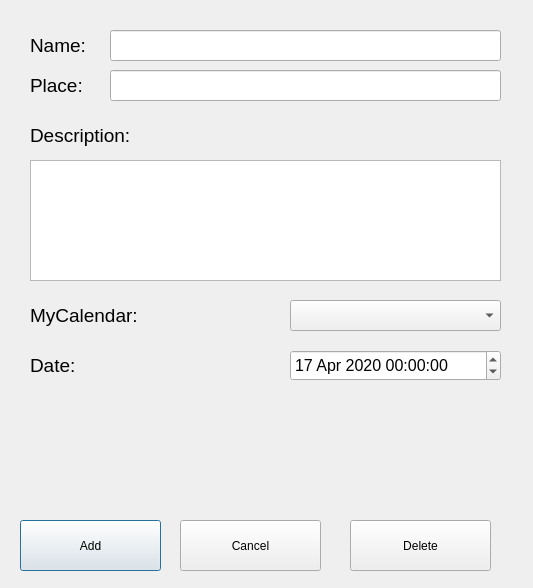
<?xml version="1.0" encoding="UTF-8"?>
<ui version="4.0">
 <class>EventDialog</class>
 <widget class="QDialog" name="EventDialog">
  <property name="geometry">
   <rect>
    <x>0</x>
    <y>0</y>
    <width>533</width>
    <height>588</height>
   </rect>
  </property>
  <property name="windowTitle">
   <string>Event Manager</string>
  </property>
  <widget class="QLabel" name="name_label">
   <property name="geometry">
    <rect>
     <x>30</x>
     <y>30</y>
     <width>71</width>
     <height>31</height>
    </rect>
   </property>
   <property name="font">
    <font>
     <pointsize>14</pointsize>
    </font>
   </property>
   <property name="text">
    <string>Name:</string>
   </property>
  </widget>
  <widget class="QLineEdit" name="name_edit">
   <property name="geometry">
    <rect>
     <x>110</x>
     <y>30</y>
     <width>391</width>
     <height>31</height>
    </rect>
   </property>
  </widget>
  <widget class="QLabel" name="name_label_2">
   <property name="geometry">
    <rect>
     <x>30</x>
     <y>70</y>
     <width>71</width>
     <height>31</height>
    </rect>
   </property>
   <property name="font">
    <font>
     <pointsize>14</pointsize>
    </font>
   </property>
   <property name="text">
    <string>Place:</string>
   </property>
  </widget>
  <widget class="QLineEdit" name="place_edit">
   <property name="geometry">
    <rect>
     <x>110</x>
     <y>70</y>
     <width>391</width>
     <height>31</height>
    </rect>
   </property>
  </widget>
  <widget class="QLabel" name="name_label_3">
   <property name="geometry">
    <rect>
     <x>30</x>
     <y>120</y>
     <width>131</width>
     <height>31</height>
    </rect>
   </property>
   <property name="font">
    <font>
     <pointsize>14</pointsize>
    </font>
   </property>
   <property name="text">
    <string>Description:</string>
   </property>
  </widget>
  <widget class="QTextEdit" name="description_edit">
   <property name="geometry">
    <rect>
     <x>30</x>
     <y>160</y>
     <width>471</width>
     <height>121</height>
    </rect>
   </property>
  </widget>
  <widget class="QLabel" name="name_label_4">
   <property name="geometry">
    <rect>
     <x>30</x>
     <y>300</y>
     <width>131</width>
     <height>31</height>
    </rect>
   </property>
   <property name="font">
    <font>
     <pointsize>14</pointsize>
    </font>
   </property>
   <property name="text">
    <string>MyCalendar:</string>
   </property>
  </widget>
  <widget class="QLabel" name="name_label_5">
   <property name="geometry">
    <rect>
     <x>30</x>
     <y>350</y>
     <width>131</width>
     <height>31</height>
    </rect>
   </property>
   <property name="font">
    <font>
     <pointsize>14</pointsize>
    </font>
   </property>
   <property name="text">
    <string>Date:</string>
   </property>
  </widget>
  <widget class="QDateTimeEdit" name="dateTimeEdit">
   <property name="geometry">
    <rect>
     <x>290</x>
     <y>350</y>
     <width>211</width>
     <height>31</height>
    </rect>
   </property>
   <property name="font">
    <font>
     <pointsize>12</pointsize>
    </font>
   </property>
   <property name="date">
    <date>
     <year>2020</year>
     <month>4</month>
     <day>17</day>
    </date>
   </property>
  </widget>
  <widget class="QComboBox" name="comboBox">
   <property name="geometry">
    <rect>
     <x>290</x>
     <y>300</y>
     <width>211</width>
     <height>31</height>
    </rect>
   </property>
  </widget>
  <widget class="QPushButton" name="add_button">
   <property name="geometry">
    <rect>
     <x>20</x>
     <y>520</y>
     <width>141</width>
     <height>51</height>
    </rect>
   </property>
   <property name="text">
    <string>Add</string>
   </property>
  </widget>
  <widget class="QPushButton" name="cancel_button">
   <property name="geometry">
    <rect>
     <x>180</x>
     <y>520</y>
     <width>141</width>
     <height>51</height>
    </rect>
   </property>
   <property name="text">
    <string>Cancel</string>
   </property>
  </widget>
  <widget class="QPushButton" name="delete_button">
   <property name="geometry">
    <rect>
     <x>350</x>
     <y>520</y>
     <width>141</width>
     <height>51</height>
    </rect>
   </property>
   <property name="text">
    <string>Delete</string>
   </property>
  </widget>
 </widget>
 <resources/>
 <connections/>
</ui>
